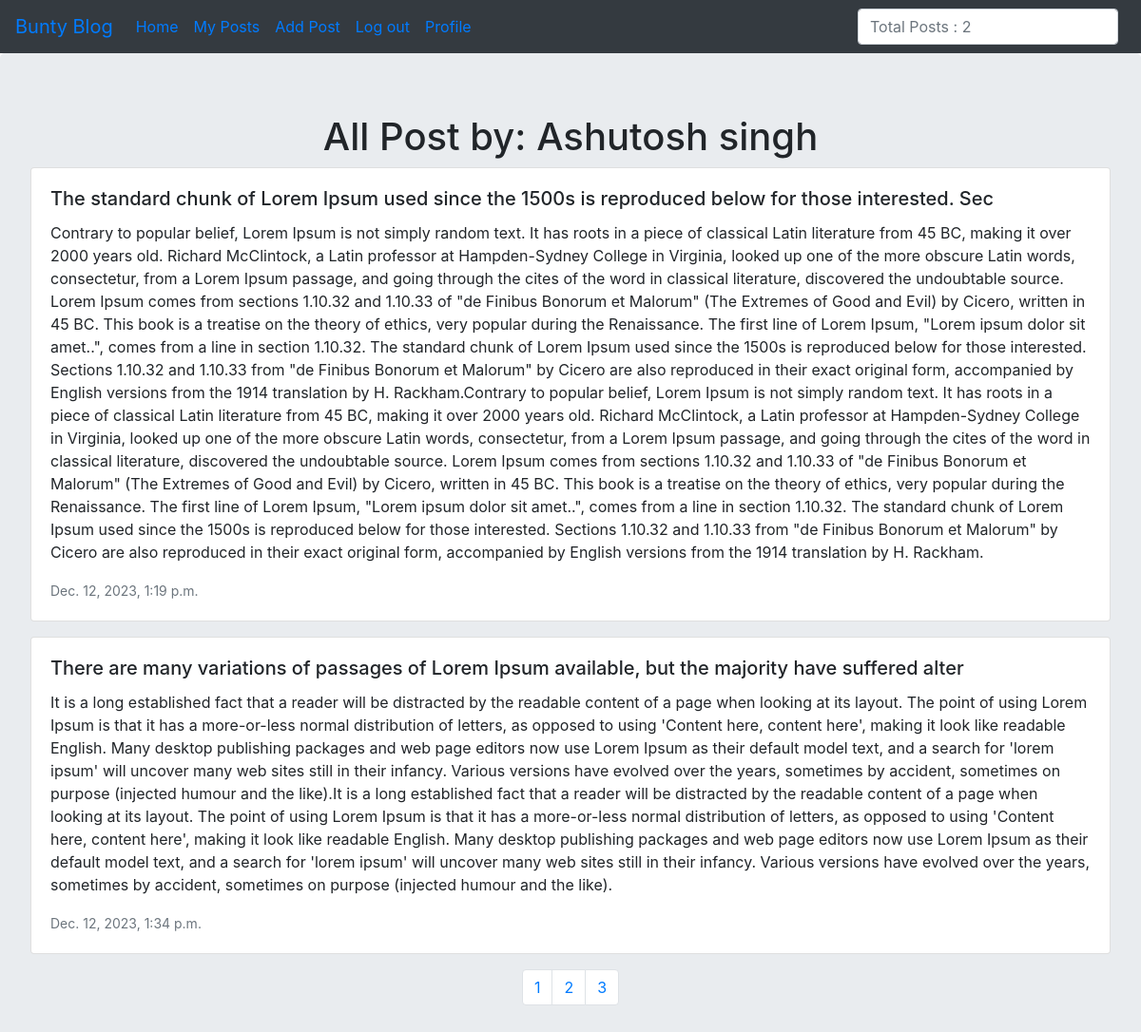
The page /mypost/1 (signed in) on the database its author committed.
### blogapp/models.py (models this page shows, shortened)
class Post(models.Model):
    title=models.CharField(max_length=100)
    body=models.TextField()
    author=models.ForeignKey(User,on_delete=models.CASCADE)
    date=models.DateTimeField(default=timezone.now)
    like=models.ManyToManyField(User,related_name='like',blank=True)

### blogapp/views.py (the view)
# urls.py: path('mypost/<int:id>',views.MyPosts),
def MyPosts(request, id):
    posts = Post.objects.filter(author_id=id)
    total = Post.objects.filter(author_id=id).count()
    items_per_page = 2
    paginator = Paginator(posts, items_per_page)
    page = request.GET.get('page')
    try:
        current_page = paginator.page(page)
    except PageNotAnInteger:
        current_page = paginator.page(1)
    except EmptyPage:
        current_page = paginator.page(paginator.num_pages)
    return render(request, 'blogapp/mypost.html', {'posts': posts, 'total': total, 'current_page': current_page})

### templates/blogapp/mypost.html (shortened to what this page needs)
{% extends 'blogapp/base.html' %}
{% load crispy_forms_tags %}
{% block bodyblock %}
{% if user.is_authenticated %}
<div class=" jumbotron">
    <div class="container" align="center">
        <h1> All Post by: {{user.first_name | title}} {{user.last_name }}</h1>
    </div>
    {% for post in current_page %}
    <div class="card mb-3">
        <div class="card-body">
            <h5 class="card-title">{{post.title | capfirst}}</h5>
            <p class="card-text">{{post.body}} </p>
            <p class="card-text"><small class="text-muted">{{post.date}} </small></p>
        </div>
    </div>
    {% endfor %}
    <nav aria-label="Page navigation example">
        <ul class="pagination justify-content-center">
            <li class="page-item"><a class="page-link" href="?page=1">1</a></li>
            <li class="page-item"><a class="page-link" href="?page=2">2</a></li>
            <li class="page-item"><a class="page-link" href="?page=3">3</a></li>
        </ul>
    </nav>
    {% else %}
    <div class="container">
        <h2> First Log in to view this page</h2>
    </div>
    {% endif %}
</div>
{% endblock %}

### rows shown on the page
Post: title "The standard chunk of Lorem Ipsum used since the 1500s is reproduced below for those interested. Sec", body "Contrary to popular belief, Lorem Ipsum is not simply random text. It has roots in a piece of classical Latin literature from 45 BC, making it over 2000 years old. Richard McClintock, a Latin professor at Hampden-Sydney College in Virginia, looked up one of the more obscure Latin words, consectetur, from a Lorem Ipsum passage, and going through the cites of the word in classical literature, discovered the undoubtable source. Lorem Ipsum comes from sections 1.10.32 and 1.10.33 of \"de Finibus Bonorum et Malorum\" (The Extremes of Good and Evil) by Cicero, written in 45 BC. This book is a treatise on the theory of ethics, very popular during the Renaissance. The first line of Lorem Ipsum,…", date "Dec. 12, 2023, 1:19 p.m."
Post: title "There are many variations of passages of Lorem Ipsum available, but the majority have suffered alter", body "It is a long established fact that a reader will be distracted by the readable content of a page when looking at its layout. The point of using Lorem Ipsum is that it has a more-or-less normal distribution of letters, as opposed to using 'Content here, content here', making it look like readable English. Many desktop publishing packages and web page editors now use Lorem Ipsum as their default model text, and a search for 'lorem ipsum' will uncover many web sites still in their infancy. Various versions have evolved over the years, sometimes by accident, sometimes on purpose (injected humour and the like).It is a long established fact that a reader will be distracted by the readable content…", date "Dec. 12, 2023, 1:34 p.m."

### other values the page prints
{{ user.first_name | title }} "Ashutosh"
{{ user.last_name }} "singh"
